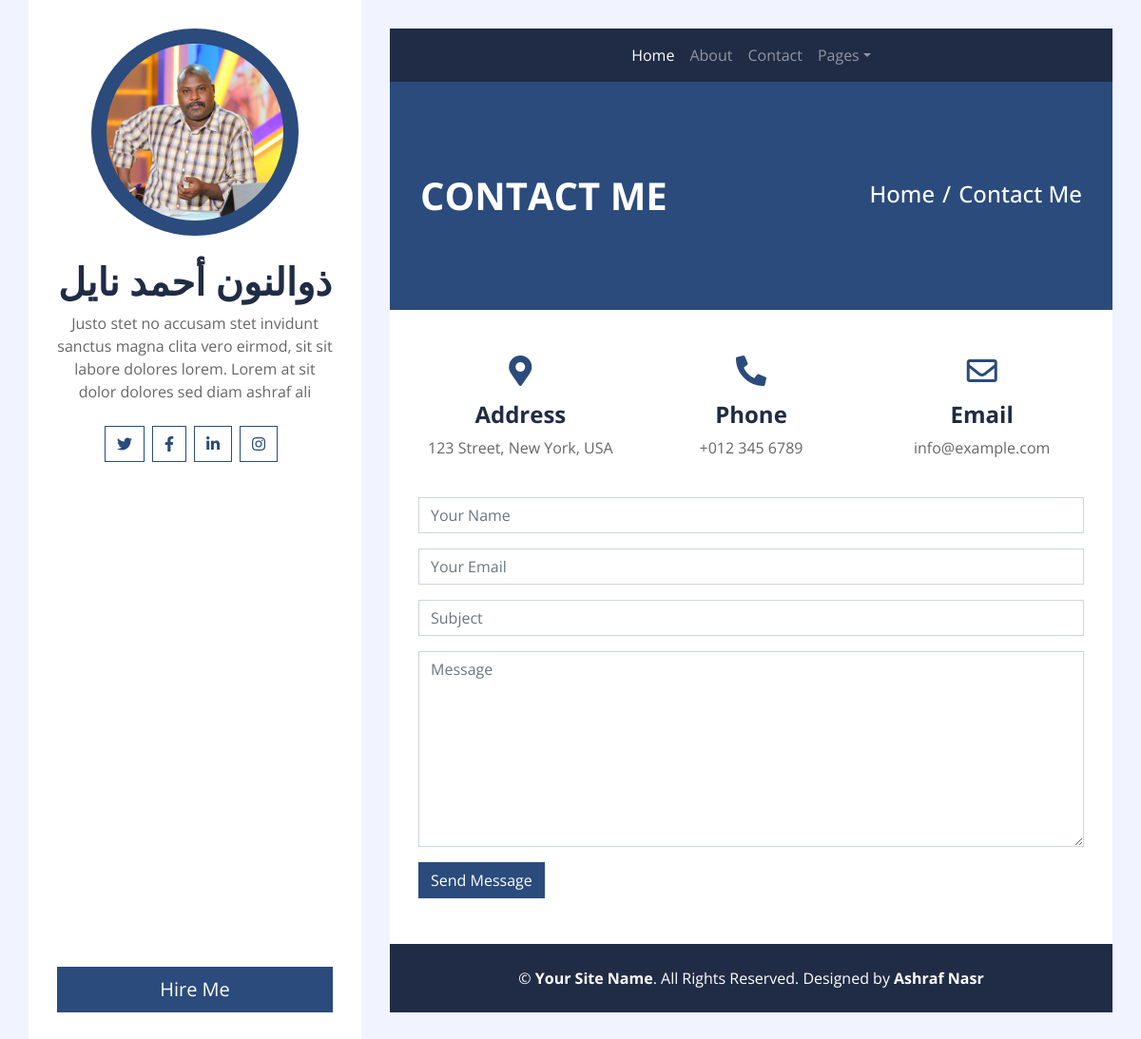
The app's page /contact.php, older data.
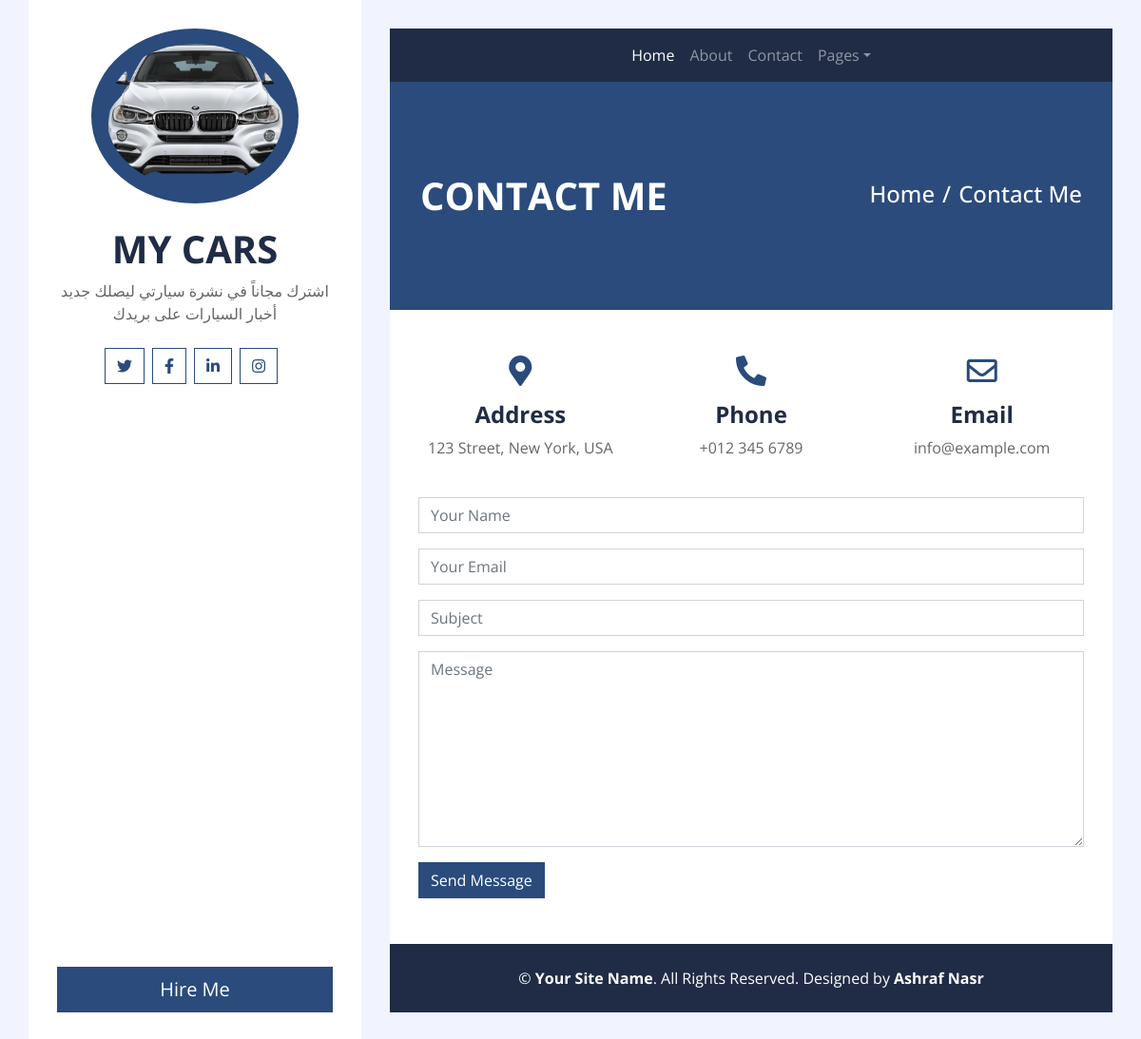
The same page, newer data.
### tables this page shows
CREATE TABLE `user` (
  `id` int(11) NOT NULL,
  `userName` varchar(255) NOT NULL,
  `userImg` varchar(255) NOT NULL,
  `userBaio` varchar(255) NOT NULL,
  `twiiter` varchar(255) DEFAULT NULL,
  `facebook` varchar(255) DEFAULT NULL,
  `linkedin` varchar(255) DEFAULT NULL,
  `instgram` varchar(255) DEFAULT NULL,
  `address` varchar(255) DEFAULT NULL,
  `email` varchar(255) DEFAULT NULL,
  `phone` varchar(255) DEFAULT NULL,
  `password` varchar(255) DEFAULT NULL
);

### contact.php (the view, shortened to what this page needs)
<?php
include_once('header.php');
include_once('side.php');
include_once('nav.php');
?>
<div class="container py-5 px-2 bg-primary">
    <div class="row py-5 px-4">
        <div class="col-sm-6 text-center text-md-left">
            <h1 class="mb-3 mb-md-0 text-white text-uppercase font-weight-bold">Contact Me</h1>
        </div>
        <div class="col-sm-6 text-center text-md-right">
            <div class="d-inline-flex pt-2">
                <h4 class="m-0 text-white"><a class="text-white" href="">Home</a></h4>
                <h4 class="m-0 text-white px-2">/</h4>
                <h4 class="m-0 text-white">Contact Me</h4>
            </div>
        </div>
    </div>
</div>
<?php
$sql = "SELECT * FROM `user`";
$res = mysqli_query($conn, $sql);
if ($res->num_rows > 0) {
    while ($row = $res->fetch_assoc()) {
?>
        <div class="container bg-white pt-5">
            <div class="row px-3 pb-2">
                <div class="col-sm-4 text-center mb-3">
                    <i class="fa fa-2x fa-map-marker-alt mb-3 text-primary"></i>
                    <h4 class="font-weight-bold">Address</h4>
                    <p><?php echo $row['address'] ?></p>
                </div>
                <div class="col-sm-4 text-center mb-3">
                    <i class="fa fa-2x fa-phone-alt mb-3 text-primary"></i>
                    <h4 class="font-weight-bold">Phone</h4>
                    <p><?php echo $row['phone'] ?></p>
                </div>
                <div class="col-sm-4 text-center mb-3">
                    <i class="far fa-2x fa-envelope mb-3 text-primary"></i>
                    <h4 class="font-weight-bold">Email</h4>
                    <p><?php echo $row['email'] ?></p>
                </div>
            </div>
    <?php }
}
    ?>
    <div class="col-md-12 pb-5">
        <div class="contact-form">
            <form name="sentMessage" id="contactForm" novalidate="novalidate">
                <div class="control-group">
                    <input type="text" class="form-control" name="name" placeholder="Your Name" required="required"
                        data-validation-required-message="Please enter your name" />
                </div>
                <div class="control-group">
                    <input type="email" class="form-control" name="email" placeholder="Your Email" required="required"
                        data-validation-required-message="Please enter your email" />
                </div>
                <div class="control-group">
                    <input type="text" class="form-control" name="subject" placeholder="Subject" required="required"
                        data-validation-required-message="Please enter a subject" />
                </div>
                <div class="control-group">
                    <textarea class="form-control" rows="8" name="message" placeholder="Message" required="required"
                        data-validation-required-message="Please enter your message"></textarea>
                </div>
                <div>
                    <button class="btn btn-primary" name="submit" type="submit" id="sendMessageButton">Send
                        Message</button>
                </div>
            </form>
        </div>
    </div>
        </div>
        <?php
        include_once('footer.php');
        ?>

### side.php (shortened to what this page needs)
<?php
$servername = "sql12.freesqldatabase.com:3306";
$username = "sql12773468";
$password = "7mPPhBuEb2";
$dbname = "sql12773468";
$conn = new mysqli($servername, $username, $password, $dbname);
$sql = "SELECT * FROM `user`";
$res = mysqli_query($conn, $sql);
if ($res->num_rows > 0) {
    while ($row = $res->fetch_assoc()) {
?>
<body>
    <div class="wrapper">
        <div class="sidebar">
            <div class="sidebar-text d-flex flex-column h-100 justify-content-center text-center">
                <img class="mx-auto d-block w-75 bg-primary img-fluid rounded-circle mb-4 p-3"
                    src="img/<?php echo $row['userImg'] ?>" alt="Image">
                <h1 class="font-weight-bold"><?php echo $row['userName'] ?></h1>
                <p class="mb-4">
                    <?php echo $row['userBaio'] ?>
                </p>
                <div class="d-flex justify-content-center mb-5">
                    <a class="btn btn-outline-primary mr-2" href="<?php echo $row['twiiter'] ?>"><i
                            class="fab fa-twitter"></i></a>
                    <a class="btn btn-outline-primary mr-2" href="<?php echo $row['facebook'] ?>"><i
                            class="fab fa-facebook-f"></i></a>
                    <a class="btn btn-outline-primary mr-2" href="<?php echo $row['linkedin'] ?>"><i
                            class="fab fa-linkedin-in"></i></a>
                    <a class="btn btn-outline-primary mr-2" href="<?php echo $row['instgram'] ?>"><i
                            class="fab fa-instagram"></i></a>
                </div>
                <a href="" class="btn btn-lg btn-block btn-primary mt-auto">Hire Me</a>
            </div>
        </div>
        <?php }
} ?>

Row changes from the older to the newer data that the page shows:
changed user "123 Street, New York, USA": userImg: a different picture; userName "ذوالنون أحمد نايل" → "MY CARS"; userBaio "Justo stet no accusam stet invidunt sanctus magna clita vero eirmod, sit sit labore dolores lorem. Lorem at sit dolor dolores sed diam ashraf ali" → "اشترك مجاناً في نشرة سيارتي ليصلك جديد أخبار السيارات على بريدك"
